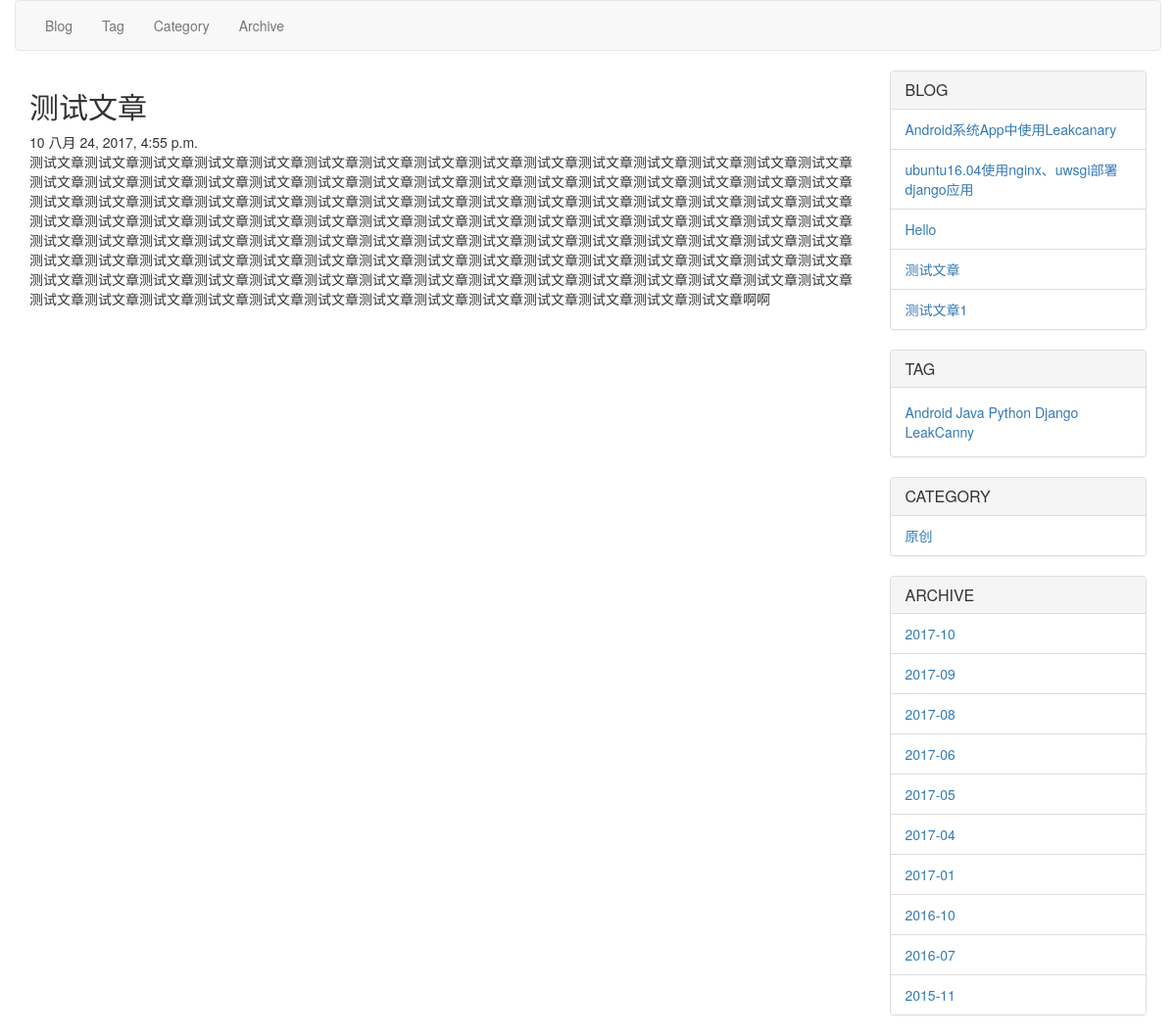
Page /blog/1/ on the committed database.
### blog/models.py (models this page shows, shortened)
class Post(models.Model):
    title = models.CharField(max_length=100)
    body = models.TextField()
    created_time = models.DateTimeField(default=timezone.now)
    modified_time = models.DateTimeField(auto_now=True)
    excerpt = models.CharField(max_length=200, blank=True)
    views = models.PositiveIntegerField(default=0)
    author = models.ForeignKey(User)
    category = models.ForeignKey(Category)
    tags = models.ManyToManyField(Tag, blank=True)
    def get_absolute_url(self):
        return reverse('blog:detail', kwargs={'pk': self.pk})
    class Meta:
        ordering = ['-created_time']
    def increase_views(self):
        self.views += 1
        self.save(update_fields=['views'])
    def save(self, *args, **kwargs):
        if not self.excerpt:
            md = markdown.Markdown(extensions=[
                'markdown.extensions.extra',
                'markdown.extensions.codehilite',
            ])
            self.excerpt = strip_tags(md.convert(self.body))[:54]
        super(Post, self).save(*args, **kwargs)

class Tag(models.Model):
    name = models.CharField(max_length=100)
    def get_absolute_url(self):
        return '%s#%s' % (reverse('blog:tag'), self.name)

class Category(models.Model):
    name = models.CharField(max_length=100)
    def get_absolute_url(self):
        return '%s#%s' % (reverse('blog:category'), self.name)

### blog/views.py (the view)
# urls.py: url(r'^(?P<pk>[0-9]+)/$', views.PostView.as_view(), name='detail'),
class PostView(DetailView):
    model = Post
    context_object_name = 'post'
    template_name = 'blog/detail.html'
    def get(self, request, *args, **kwargs):
        response = super(PostView, self).get(request, *args, **kwargs)
        self.object.increase_views()
        return response
    def get_object(self, queryset=None):
        post = super(PostView, self).get_object(queryset)
        md = markdown.Markdown(extensions=[
            'markdown.extensions.extra',
            'markdown.extensions.codehilite',
        ])
        post.body = md.convert(post.body)
        return post

### blog/templatetags/post_tags.py (called while the page is built)
@register.simple_tag
def get_tags(*args, **kwargs):
    return Tag.objects.annotate(post_num=Count('post')).filter(post_num__gt=0)

@register.simple_tag
def get_categories(*args, **kwargs):
    return Category.objects.all()

@register.simple_tag
def get_posts(num=None, *args, **kwargs):
    return Post.objects.all()[:num]

### blog/templates/blog/detail.html (shortened to what this page needs)
{% extends 'blog/base.html' %}
{% block beforehead %}
    {% load static %}
    <link rel="stylesheet" type="text/css" href="{% static 'blog/css/highlights/code.css' %}" />
{% endblock %}
{% block body %}
    <h2>{{ post.title }}</h2>
    <div>
        <span>{{ post.views }}</span>
        <span>{{ post.created_time }}</span>
    </div>
    {{ post.body|safe }}
{% endblock %}

### blog/templates/blog/base.html (shortened to what this page needs)
<!DOCTYPE html>
<html lang="cn">
<head>
    {% load static %}
    <link href="https://cdn.bootcss.com/bootstrap/3.3.7/css/bootstrap.min.css" rel="stylesheet">
    {% block beforehead %}{% endblock %}
</head>
{% load post_tags %}
<body>
<div class="container">
    <div class="row">
        {% block navbar %}
            <nav class="navbar navbar-default">
                <div class="container-fluid">
                    <div>
                        <ul class="nav navbar-nav">
                            <li><a href="{% url 'blog:index' %}">Blog</a></li>
                            <li><a href="{% url 'blog:tag' %}">Tag</a></li>
                            <li><a href="{% url 'blog:category' %}">Category</a></li>
                            <li><a href="{% url 'blog:archive' %}">Archive</a></li>
                        </ul>
                    </div>
                </div>
            </nav>
        {% endblock %}
    </div>
</div>
<div class="content-body container">
    <div class="row">
        <div class="col-md-9">
            {% block body %}{% endblock %}
        </div>
        <div class="col-md-3">
            {% block sidebar %}
                <div class="panel panel-default">
                    <div class="panel-heading">
                        <h3 class="panel-title">BLOG</h3>
                    </div>
                    {% get_posts 5 as recent_post %}
                    <ul class="list-group">
                        {% for p in recent_post %}
                            <li class="list-group-item"><a href="{{ p.get_absolute_url }}">{{ p.title }}</a></li>
                        {% endfor %}
                    </ul>
                </div>
                <div class="panel panel-default">
                    <div class="panel-heading">
                        <h3 class="panel-title">TAG</h3>
                    </div>
                    {% get_tags as tags %}
                    <div class="panel-body">
                        {% for t in tags %}
                            <span><a href="{{ t.get_absolute_url }}">{{ t.name }}</a></span>
                        {% endfor %}
                    </div>
                </div>
                <div class="panel panel-default">
                    <div class="panel-heading">
                        <h3 class="panel-title">CATEGORY</h3>
                    </div>
                    {% get_categories as categories %}
                    <ul class="list-group">
                        {% for c in categories %}
                            <li class="list-group-item"><a href="{{ c.get_absolute_url }}">{{ c.name }}</a></li>
                        {% endfor %}
                    </ul>
                </div>
                <div class="panel panel-default">
                    <div class="panel-heading">
                        <h3 class="panel-title">ARCHIVE</h3>
                    </div>
                    <ul class="list-group">
                        {% get_posts as posts %}
                        {% regroup posts by created_time.year as posts_by_year %}
                        {% for year in posts_by_year %}
                            {% regroup year.list by created_time.month as posts_by_month %}
                            {% for month in posts_by_month %}
                                <li class="list-group-item"><a href="{% url 'blog:archive' %}#{{ year.grouper }}{{ month.grouper|stringformat:'02d' }}">
                                    {{ year.grouper }}-{{ month.grouper|stringformat:"02d" }}</a>
                                </li>
                            {% endfor %}
                        {% endfor %}
                    </ul>
                </div>
            {% endblock %}
        </div>
    </div>
</div>
</body>
</html>

### rows in the picture
Post: title "测试文章", views "10", created_time "八月 24, 2017, 4:55 p.m.", body "测试文章测试文章测试文章测试文章测试文章测试文章测试文章测试文章测试文章测试文章测试文章测试文章测试文章测试文章测试文章测试文章测试文章测试文章测试文章测试文章测试文章测试文章测试文章测试文章测试文章测试文章测试文章测试文章测试文章测试文章测试文章测试文章测试文章测试文章测试文章测试文章测试文章测试文章测试文章测试文章测试文章测试文章测试文章测试文章测试文章测试文章测试文章测试文章测试文章测试文章测试文章测试文章测试文章测试文章测试文章测试文章测试文章测试文章测试文章测试文章测试文章测试文章测试文章测试文章测试文章测试文章测试文章测试文章测试文章测试文章测试文章测试文章测试文章测试文章测试文章测试文章测试文章测试文章测试文章测试文章测试文章测试文章测试文章测试文章测试文章测试文章测试文章测试文章测试文章测试文章测试文章测试文章测试文章测试文章测试文章测试文章测试文章测试文章测试文章测试文章测试文章测试文章测试文章测试文章测试文章测试文章测试文章测试文章测试文章测试文章测试文章测试文章测试文章测试文章测试文章测试文章测试文章测试文章啊啊"
Post: title "Android系统App中使用Leakcanary"
Post: title "ubuntu16.04使用nginx、uwsgi部署django应用"
Post: title "Hello"
Post: title "测试文章1"
Tag: name "Android"
Tag: name "Java"
Tag: name "Python"
Tag: name "Django"
Tag: name "LeakCanny"
Category: name "原创"

### other values in the picture
{{ year.grouper }} "2017" "2017" "2017" "2017" "2017" "2017" "2017" "2016" "2016" "2015"
{{ month.grouper|stringformat:"02d" }} "10" "09" "08" "06" "05" "04" "01" "10" "07" "11"
